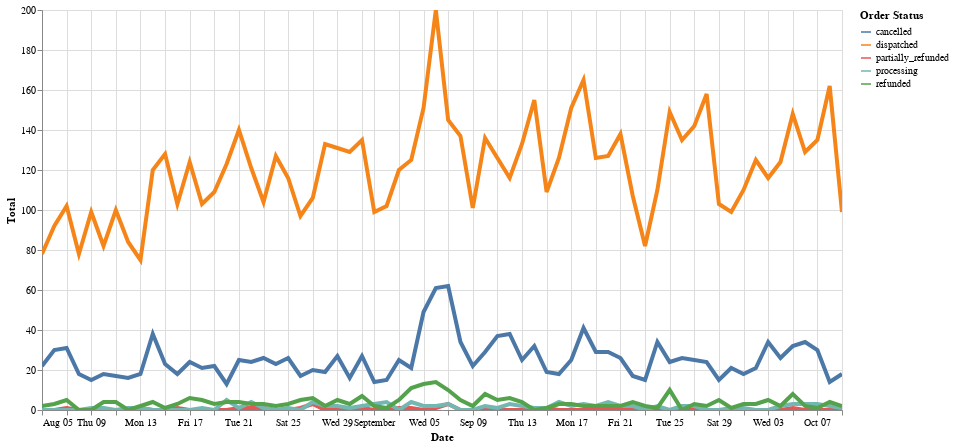

This figure's notebook cell:
### Code cell
alt.Chart(df_orders_by_day).mark_line(strokeWidth=4).encode(
    x = 'Date',
    y = 'Total',
    color='Order Status', 
).interactive().properties(
    width=800,
    height=400
)

### Figure 1 — Vega-Lite specification as saved in the notebook (floating-point values rounded to 4 significant figures; data arrays with more than 128 entries replaced by an {"elided": "..."} marker saying what was removed)
{"config": {"view": {"continuousWidth": 400, "continuousHeight": 300}}, "data": {"name": "data-060c25159df9b4f9a03225dba2681f4a"}, "mark": {"type": "line", "strokeWidth": 4}, "encoding": {"color": {"type": "nominal", "field": "Order Status"}, "x": {"type": "temporal", "field": "Date"}, "y": {"type": "quantitative", "field": "Total"}}, "height": 400, "selection": {"selector019": {"type": "interval", "bind": "scales", "encodings": ["x", "y"]}}, "width": 800, "$schema": "https://vega.github.io/schema/vega-lite/v4.8.1.json", "datasets": {"data-060c25159df9b4f9a03225dba2681f4a": {"elided": "330 records"}}}
